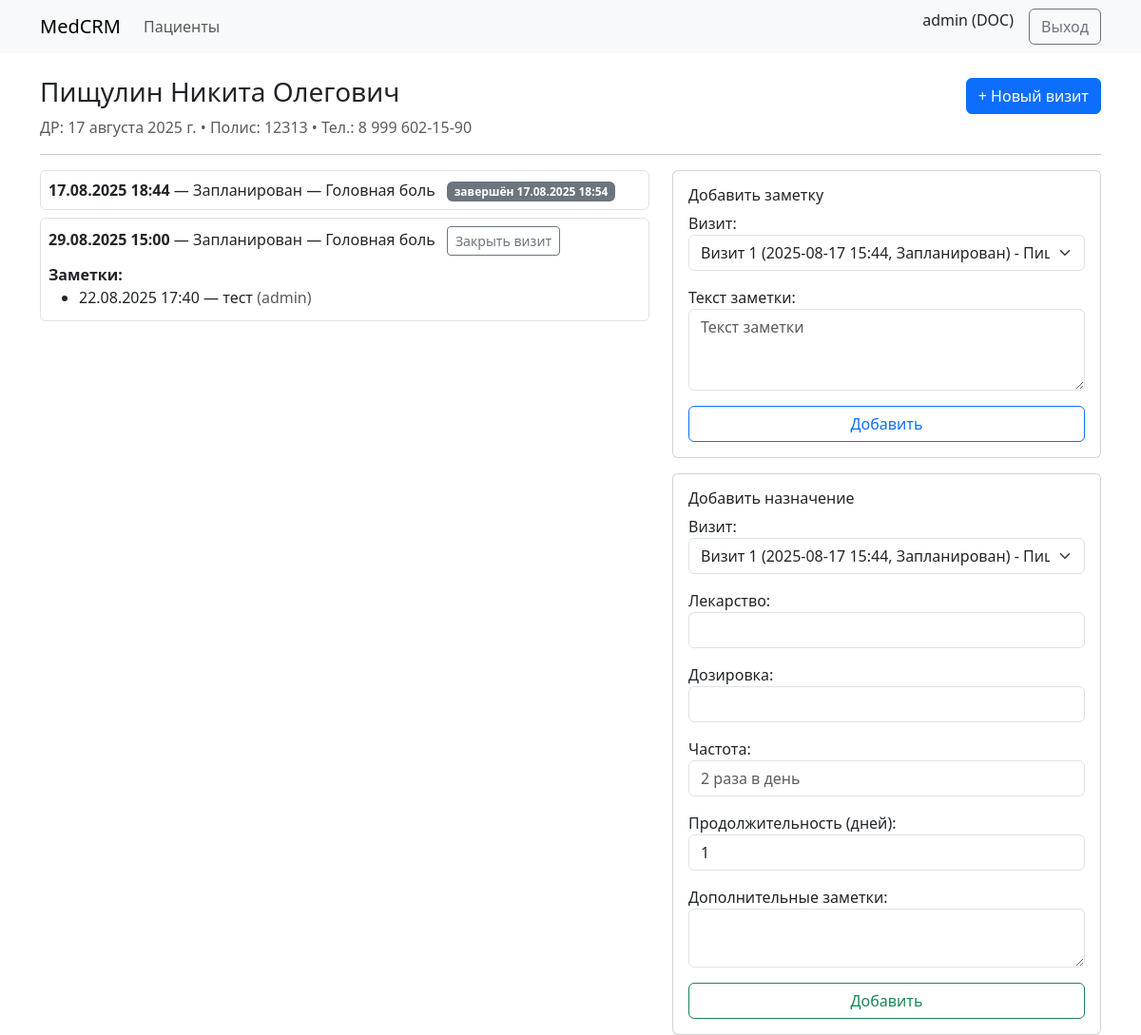
Page /patients/1/ (signed in) on the earlier database version.
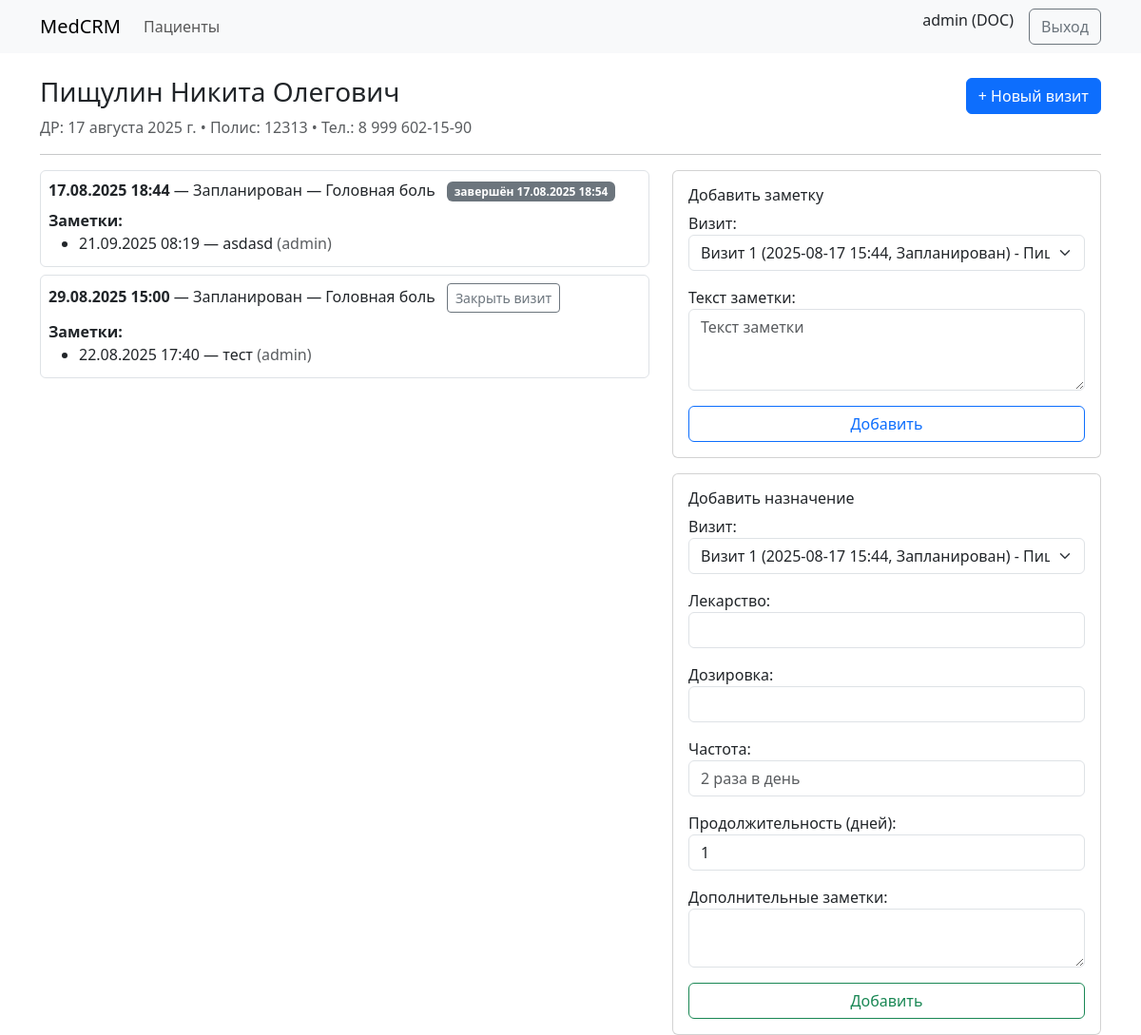
Same page on the later database version.
### clinical/models.py (models this page shows)
class Encounter(models.Model):
    class Status(models.TextChoices):
        PLANNED="PLANNED","Запланирован"
        INPROGRESS="INPROGRESS","В процессе"
        FINISHED="FINISHED","Завершен"
    patient = models.ForeignKey(Patient, on_delete=models.CASCADE, related_name="encounters")
    doctor = models.ForeignKey(settings.AUTH_USER_MODEL, on_delete=models.PROTECT, related_name="encounters")
    started_at = models.DateTimeField(verbose_name="Начало визита")
    finished_at = models.DateTimeField(null=True, blank=True, verbose_name="Окончание визита")
    reason = models.CharField(max_length=255, blank=True, verbose_name="Причина визита")
    status = models.CharField(max_length=20, choices=Status.choices, default=Status.PLANNED, verbose_name="Статус")
    class Meta:
        verbose_name = "Визит"
        verbose_name_plural = "Визиты"
        ordering = ["-started_at"]
    def __str__(self):
        started = self.started_at.strftime("%Y-%m-%d %H:%M") if self.started_at else "не начат"
        status = self.get_status_display()
        reason = self.reason if self.reason else "без причины"
        return f"Визит {self.id} ({started}, {status}) - {self.patient}"

class Note(models.Model):
    encounter = models.ForeignKey(Encounter, on_delete=models.CASCADE, related_name="notes")
    author = models.ForeignKey(settings.AUTH_USER_MODEL, on_delete=models.PROTECT)
    created_at = models.DateTimeField(auto_now_add=True)
    text = models.TextField()

### accounts/models.py (models this page shows, shortened)
class User(AbstractUser):
    class Role(models.TextChoices):
        ADMIN = "ADMIN", "Администратор"
        REGISTRAR = "REG", "Регистратор"
        DOCTOR = "DOC", "Врач"
        NURSE = "NUR", "Медсестра"
        PHARMACIST = "PHARM", "Провизор"
        LAB = "LAB", "Лаборант"
    role = models.CharField(max_length=10, choices=Role.choices, default=Role.REGISTRAR)

### web/views.py (the view, shortened to what this page needs)
# urls.py: path("patients/<int:pk>/", PatientDetail.as_view(), name="patient_detail"),
class PatientDetail(RoleRequiredMixin, DetailView):
    model = Patient
    template_name = "patients/detail.html"
    allowed_roles = {"ADMIN", "REG", "DOC", "NUR"}
    def get_queryset(self):
        return (
            Patient.objects
            .prefetch_related(
                Prefetch(
                    "encounters",
                    queryset=Encounter.objects.order_by("-started_at")
                        .prefetch_related("notes", "prescriptions", "attachments")
                )
            )
        )
    def get_context_data(self, **kwargs):
        ctx = super().get_context_data(**kwargs)
        patient: Patient = self.object
        enc_qs = Encounter.objects.filter(patient=patient).order_by("started_at")
        ctx["encounters"] = enc_qs
        ctx.setdefault("encounter_form", EncounterForm(initial={
            "patient": patient.id,
            "doctor": self.request.user.id,
        }))
        default_enc_id = enc_qs[0].id if enc_qs else None
        note_form = ctx.get("note_form") or NoteForm(initial={"encounter": default_enc_id})
        note_form.fields["encounter"].queryset = enc_qs
        ctx["note_form"] = note_form
        rx_form = ctx.get("rx_form") or PrescriptionForm(initial={"encounter": default_enc_id})
        rx_form.fields["encounter"].queryset = enc_qs
        ctx["rx_form"] = rx_form
        return ctx

### web/forms.py
class EncounterForm(forms.ModelForm):
    class Meta:
        model = Encounter
        fields = ["patient", "doctor", "started_at", "reason", "status"]
        widgets = {
            "started_at": forms.TextInput(
                attrs={
                    "type": "text",
                    "class": "form-control js-datetime",
                    "placeholder": "ГГГГ-ММ-ДД ЧЧ:ММ",
                }
            ),
            "patient": forms.Select(attrs={"class": "form-select"}),
            "doctor": forms.Select(attrs={"class": "form-select"}),
            "reason": forms.TextInput(attrs={"class": "form-control", "placeholder": "Причина визита"}),
            "status": forms.Select(attrs={"class": "form-select"}),
        }
    def __init__(self, *args, **kwargs):
        super().__init__(*args, **kwargs)
        self.fields["started_at"].input_formats = ["%Y-%m-%d %H:%M"]
        if self.initial.get('patient'):
            self.fields['patient'].widget = forms.HiddenInput()
        if self.initial.get('doctor'):
            self.fields['doctor'].widget = forms.HiddenInput()

### templates/patients/detail.html (shortened to what this page needs)
{% extends "base.html" %}
{% block content %}
<div class="d-flex align-items-center justify-content-between">
    <h3>
        {{ object.last_name }} {{ object.first_name }}{% if object.middle_name %} {{ object.middle_name }}{% endif %}
    </h3>
    {% if user.role in "ADMIN DOC NUR" %}
    <button class="btn btn-primary" data-bs-toggle="modal" data-bs-target="#encounterModal">
        + Новый визит
    </button>
    {% endif %}
</div>
<p class="text-muted">
    ДР: {{ object.birth_date }} • Полис: {{ object.insurance_number }} • Тел.: {{ object.phone }}
</p>
<hr>
<div class="row">
    <div class="col-md-7">
        {% if encounters %}
        {% for e in encounters %}
        <div class="border rounded p-2 mb-2">
            <b>{{ e.started_at|date:"d.m.Y H:i" }}</b> — {{ e.get_status_display }}
            {% if e.reason %}
            — {{ e.reason }}
            {% else %}
            — Без причины
            {% endif %}
            {% if not e.finished_at and user.role in "ADMIN DOC NUR" %}
            <form method="post" class="d-inline ms-2">
                <button class="btn btn-sm btn-outline-secondary">Закрыть визит</button>
            </form>
            {% endif %}
            {% if e.finished_at %}
            <span class="badge text-bg-secondary ms-2">
                завершён {{ e.finished_at|date:"d.m.Y H:i" }}
            </span>
            {% endif %}
            {% if e.notes.all %}
            <div class="mt-2">
                <b>Заметки:</b>
                <ul class="mb-1">
                    {% for n in e.notes.all %}
                    <li>
                        {{ n.created_at|date:"d.m.Y H:i" }} — {{ n.text }}
                        <span class="text-muted">({{ n.author.get_full_name|default:n.author.username }})</span>
                    </li>
                    {% endfor %}
                </ul>
            </div>
            {% endif %}
        </div>
        {% endfor %}
        {% else %}
        <p class="text-muted">Пока нет визитов.</p>
        {% endif %}
    </div>
    <div class="col-md-5">
        {% if user.role in "ADMIN DOC NUR" %}
        <div class="card mb-3">
            <div class="card-body">
                <h6 class="card-title">Добавить заметку</h6>
                <form method="post">
                    {{ note_form.as_p }}
                    <button class="btn btn-outline-primary w-100">Добавить</button>
                </form>
            </div>
        </div>
        <div class="card">
            <div class="card-body">
                <h6 class="card-title">Добавить назначение</h6>
                <form method="post">
                    {{ rx_form.as_p }}
                    <button class="btn btn-outline-success w-100">Добавить</button>
                </form>
            </div>
        </div>
        {% endif %}
    </div>
</div>
{% endblock %}

Differences in the rows shown:
shown differently, row unchanged: Encounter (number 1 of 2 on the later page): now shows "Заметки:"
added Note: created_at "21.09.2025 08:19", text "asdasd", author.get_full_name "admin", shown under Encounter (number 1 of 2 on the later page)
